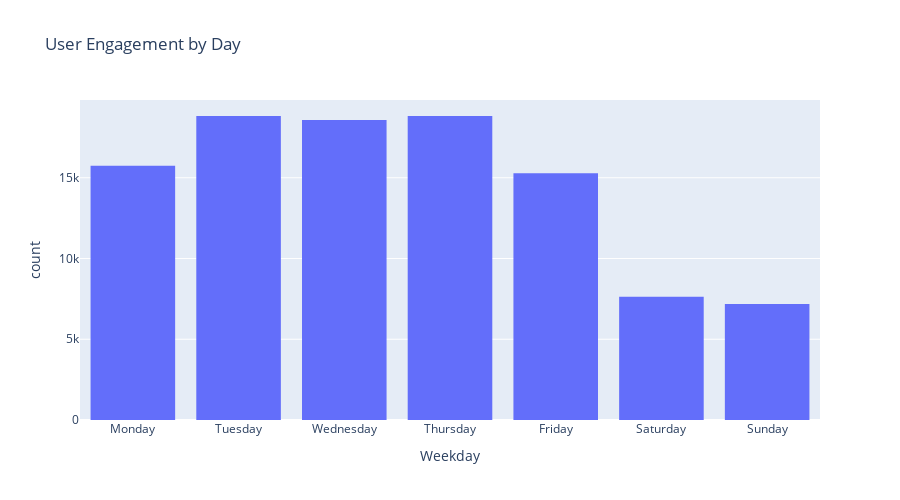

Write notebook code for a chart like this one.
### Markdown cell above
Day of the Week with the most Tweets

### Code cell
fig = px.histogram(x = 'Weekday',data_frame=df, category_orders= {'Weekday': ['Monday', 'Tuesday', 'Wednesday', 'Thursday', 'Friday', 'Saturday', 'Sunday']}, title='User Engagement by Day')
fig.update_layout(width=900, height=500)
fig.show()

### Figure 1 — Plotly figure (JSON) as saved in the notebook; plotly's stock layout.template omitted (floating-point values rounded to 4 significant figures; data arrays with more than 128 entries replaced by an {"elided": "..."} marker saying what was removed)
{"data": [{"alignmentgroup": "True", "bingroup": "x", "hovertemplate": "Weekday=%{x}<br>count=%{y}<extra></extra>", "legendgroup": "", "marker": {"color": "#636efa", "pattern": {"shape": ""}}, "name": "", "offsetgroup": "", "orientation": "v", "showlegend": false, "type": "histogram", "x": {"elided": "102062 str values"}, "xaxis": "x", "yaxis": "y"}], "layout": {"barmode": "relative", "height": 500, "legend": {"tracegroupgap": 0}, "title": {"text": "User Engagement by Day"}, "width": 900, "xaxis": {"anchor": "y", "categoryarray": ["Monday", "Tuesday", "Wednesday", "Thursday", "Friday", "Saturday", "Sunday"], "categoryorder": "array", "domain": [0, 1], "title": {"text": "Weekday"}}, "yaxis": {"anchor": "x", "domain": [0, 1], "title": {"text": "count"}}}}
